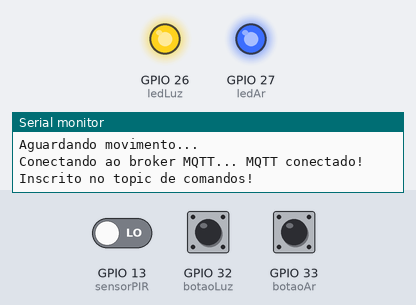
Bench run of a program on a simulated ESP32. Shown: output pins drawn as LEDs (lit = HIGH), the last lines printed to the serial monitor. The inputs (shaded band) are chosen by the test bench; at power-on: GPIO 32 (botaoLuz) HIGH, GPIO 33 (botaoAr) HIGH, GPIO 13 (sensorPIR) LOW. WiFi joins after 1.5 s; servers stay silent unless stated; no MQTT or app messages arrive unless stated.

Above: at 2.7 s.
2.8 s: GPIO 32 (botaoLuz) pulled LOW for 0.15 s
At 3.4 s:
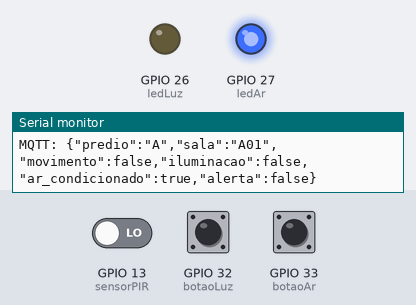
4.4 s: GPIO 33 (botaoAr) pulled LOW for 0.15 s
At 5.6 s:
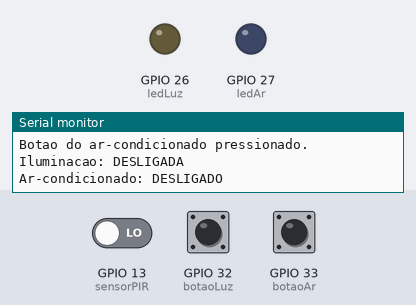
6.0 s: GPIO 32 (botaoLuz) pulled LOW for 1 s
At 6.4 s:
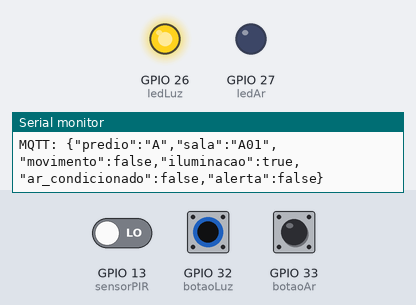
12.0 s: GPIO 33 (botaoAr) pulled LOW for 1 s
At 12.5 s:
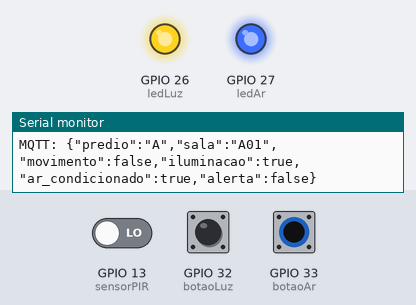
Timing chart, 0 to 15.0 s (numbered marks = the images above; inputs shaded):
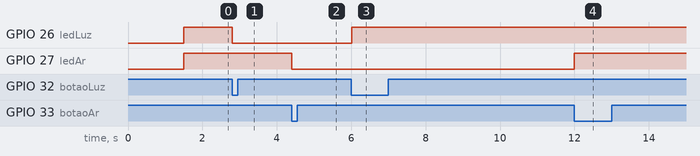

The program:

main.cpp
```cpp
#include <Arduino.h>

#include <WiFi.h>
#include <PubSubClient.h>
#include <ArduinoJson.h>

// CONFIGURACAO MQTT

const char* servidorMQTT = "broker.emqx.io";
const int portaMQTT = 1883;

const char* topicoEstado =
  "smartenergy/facens/demo-48271/sala-a01/estado";

const char* topicoComando =
  "smartenergy/facens/demo-48271/sala-a01/comando";

WiFiClient clienteWiFi;
PubSubClient mqtt(clienteWiFi);

unsigned long ultimaTentativaMQTT = 0;
unsigned long ultimaPublicacao = 0;

const int sensorPIR = 13;

const int ledLuz = 26;
const int ledAr = 27;

const int botaoLuz = 32;
const int botaoAr = 33;

// 20 segundos para demonstracao
// 600000 = 10 minutos reais
const unsigned long tempoLimite = 20000;

const unsigned long debounce = 200;

unsigned long inicioAusencia = 0;
unsigned long ultimoCliqueLuz = 0;
unsigned long ultimoCliqueAr = 0;

bool luzLigada = true;
bool arLigado = true;

bool movimentoAnterior = false;
bool movimentoJaDetectado = false;
bool contagemIniciada = false;
bool alertaGerado = false;

bool estadoAnteriorBotaoLuz = HIGH;
bool estadoAnteriorBotaoAr = HIGH;

void atualizarEquipamentos() {
  digitalWrite(ledLuz, luzLigada ? HIGH : LOW);
  digitalWrite(ledAr, arLigado ? HIGH : LOW);
}

void mostrarEstados() {
  Serial.print("Iluminacao: ");
  Serial.println(luzLigada ? "LIGADA" : "DESLIGADA");

  Serial.print("Ar-condicionado: ");
  Serial.println(arLigado ? "LIGADO" : "DESLIGADO");
}

void conectarWiFi() {
  Serial.println("Conectando ao Wi-Fi...");

  WiFi.begin("Wokwi-GUEST", "", 6);

  unsigned long inicio = millis();

  while (WiFi.status() != WL_CONNECTED &&
         millis() - inicio < 15000) {
    delay(500);
    Serial.print(".");
  }

  if (WiFi.status() == WL_CONNECTED) {
    Serial.println();
    Serial.println("Wi-Fi conectado!");
    Serial.print("Endereco IP: ");
    Serial.println(WiFi.localIP());
  } else {
    Serial.println();
    Serial.println("Falha ao conectar ao Wi-Fi.");
  }
}

void conectarMQTT() {

  if (WiFi.status() != WL_CONNECTED) {
    return;
  }

  if (mqtt.connected()) {
    return;
  }

  // Evita tentativas constantes de reconexao
  if (ultimaTentativaMQTT != 0 &&
      millis() - ultimaTentativaMQTT < 5000) {
    return;
  }

  ultimaTentativaMQTT = millis();

  Serial.print("Conectando ao broker MQTT... ");

  if (mqtt.connect("smartenergy-a01-wokwi-48271")) {
  Serial.println("MQTT conectado!");

  if (mqtt.subscribe(topicoComando)) {
    Serial.println("Inscrito no topic de comandos!");
  } else {
    Serial.println("Falha ao inscrever no topic.");
  }
} else {
    Serial.print("Falha MQTT. Codigo: ");
    Serial.println(mqtt.state());
  }
}

void publicarEstado() {

  if (!mqtt.connected()) {
    return;
  }

  // Envia atualizacoes a cada 3 segundos
  if (millis() - ultimaPublicacao < 3000) {
    return;
  }

  ultimaPublicacao = millis();

  String mensagem = "{";
  mensagem += "\"predio\":\"A\",";
  mensagem += "\"sala\":\"A01\",";

  mensagem += "\"movimento\":";
  mensagem += (digitalRead(sensorPIR) == HIGH
               ? "true" : "false");

  mensagem += ",\"iluminacao\":";
  mensagem += (luzLigada ? "true" : "false");

  mensagem += ",\"ar_condicionado\":";
  mensagem += (arLigado ? "true" : "false");

  mensagem += ",\"alerta\":";
  mensagem += (alertaGerado ? "true" : "false");

  mensagem += "}";

  bool enviado = mqtt.publish(
    topicoEstado,
    mensagem.c_str()
  );

  if (enviado) {
    Serial.println("MQTT: " + mensagem);
  } else {
    Serial.println("Falha ao publicar MQTT.");
  }
}

void receberComando(char* topico, byte* payload,
                    unsigned int tamanho) {

  if (String(topico) != topicoComando) {
    return;
  }

  if (tamanho == 0 || tamanho > 200) {
    Serial.println("Tamanho de comando invalido.");
    return;
  }

  JsonDocument doc;

  DeserializationError erro =
      deserializeJson(doc, payload, tamanho);

  if (erro) {
    Serial.println("Erro ao interpretar JSON!");
    return;
  }

  if (!doc.is<JsonObject>()) {
    Serial.println("Comando precisa ser um objeto JSON.");
    return;
  }

  String equipamento = doc["equipamento"] | "";
  String acao = doc["acao"] | "";

  Serial.println("Comando JSON recebido:");
  Serial.println("Equipamento: " + equipamento);
  Serial.println("Acao: " + acao);

  // CONTROLE DA ILUMINACAO
  if (equipamento == "iluminacao") {

    if (acao == "ligar") {
      luzLigada = true;

    } else if (acao == "desligar") {
      luzLigada = false;

    } else {
      Serial.println("Acao invalida!");
      return;
    }

  // CONTROLE DO AR-CONDICIONADO
  } else if (equipamento == "ar_condicionado") {

    if (acao == "ligar") {
      arLigado = true;

    } else if (acao == "desligar") {
      arLigado = false;

    } else {
      Serial.println("Acao invalida!");
      return;
    }

  // CONTROLE GERAL
  } else if (equipamento == "todos" &&
             acao == "desligar") {

    luzLigada = false;
    arLigado = false;

  } else {
    Serial.println("Comando desconhecido!");
    return;
  }

  atualizarEquipamentos();
  mostrarEstados();

  Serial.println("Comando JSON executado!");
}

void setup() {
  Serial.begin(115200);

  conectarWiFi();
  mqtt.setServer(servidorMQTT, portaMQTT);

  mqtt.setCallback(receberComando);

  pinMode(sensorPIR, INPUT);

  pinMode(ledLuz, OUTPUT);
  pinMode(ledAr, OUTPUT);

  pinMode(botaoLuz, INPUT_PULLUP);
  pinMode(botaoAr, INPUT_PULLUP);

  atualizarEquipamentos();

  Serial.println("SMART ENERGY - FACENS");
  Serial.println("Sala 102 iniciada.");

  mostrarEstados();

  Serial.println("Aguardando movimento...");
}

void loop() {

conectarMQTT();

if (mqtt.connected()) {
  mqtt.loop();
}

  unsigned long agora = millis();

  // ---------------------------
  // CONTROLE DA ILUMINACAO
  // ---------------------------

  bool leituraLuz = digitalRead(botaoLuz);

  if (estadoAnteriorBotaoLuz == HIGH &&
      leituraLuz == LOW &&
      agora - ultimoCliqueLuz > debounce) {

    luzLigada = !luzLigada;
    ultimoCliqueLuz = agora;

    atualizarEquipamentos();

    Serial.println("Botao da iluminacao pressionado.");
    mostrarEstados();
  }

  estadoAnteriorBotaoLuz = leituraLuz;

  // ---------------------------
  // CONTROLE DO AR-CONDICIONADO
  // ---------------------------

  bool leituraAr = digitalRead(botaoAr);

  if (estadoAnteriorBotaoAr == HIGH &&
      leituraAr == LOW &&
      agora - ultimoCliqueAr > debounce) {

    arLigado = !arLigado;
    ultimoCliqueAr = agora;

    atualizarEquipamentos();

    Serial.println("Botao do ar-condicionado pressionado.");
    mostrarEstados();
  }

  estadoAnteriorBotaoAr = leituraAr;

  // ---------------------------
  // SENSOR DE MOVIMENTO
  // ---------------------------

  bool movimento = digitalRead(sensorPIR) == HIGH;

  if (movimento) {

    movimentoJaDetectado = true;

    if (!movimentoAnterior) {
      Serial.println("Movimento detectado!");

      alertaGerado = false;
    }

    // Cancelar a contagem
    contagemIniciada = false;

  } else {

    if (movimentoJaDetectado &&
        !contagemIniciada &&
        !alertaGerado &&
        (luzLigada || arLigado)) {

      inicioAusencia = agora;
      contagemIniciada = true;

      Serial.println("Movimento ausente.");
      Serial.println("Iniciando contagem...");
    }
  }

  movimentoAnterior = movimento;

  // ---------------------------
  // VERIFICACAO DE DESPERDICIO
  // ---------------------------

  if (contagemIniciada &&
      !movimento &&
      !alertaGerado) {

    // Nao ha desperdicio se tudo esta desligado
    if (!luzLigada && !arLigado) {

      contagemIniciada = false;

      Serial.println("Todos os equipamentos desligados.");
      Serial.println("Contagem cancelada.");

    } else if (agora - inicioAusencia >= tempoLimite) {

      Serial.println("--------------------------");
      Serial.println("ALERTA SMART ENERGY!");
      Serial.println("Possivel desperdicio na sala 102.");

      if (luzLigada) {
        Serial.println("Desligando iluminacao...");
        luzLigada = false;
      }

      if (arLigado) {
        Serial.println("Desligando ar-condicionado...");
        arLigado = false;
      }

      atualizarEquipamentos();

      mostrarEstados();

      Serial.println("Ocorrencia registrada.");
      Serial.println("--------------------------");

      alertaGerado = true;
      contagemIniciada = false;
    }
  }

  // Inicia nova contagem se algum equipamento
  // for ligado durante a ausencia de movimento

  if (!movimento &&
      movimentoJaDetectado &&
      !contagemIniciada &&
      alertaGerado &&
      (luzLigada || arLigado)) {

    alertaGerado = false;
    contagemIniciada = true;
    inicioAusencia = agora;

    Serial.println("Equipamento religado.");
    Serial.println("Nova contagem iniciada.");
  }

  publicarEstado();

  delay(20);
}
```

Measured:
- after the input at 2.8 s, GPIO 26 (ledLuz): HIGH → LOW at once
- after the input at 4.4 s, GPIO 27 (ledAr): HIGH → LOW at once
- after the input at 6.0 s, GPIO 26 (ledLuz): LOW → HIGH at once
- after the input at 12.0 s, GPIO 27 (ledAr): LOW → HIGH at once
